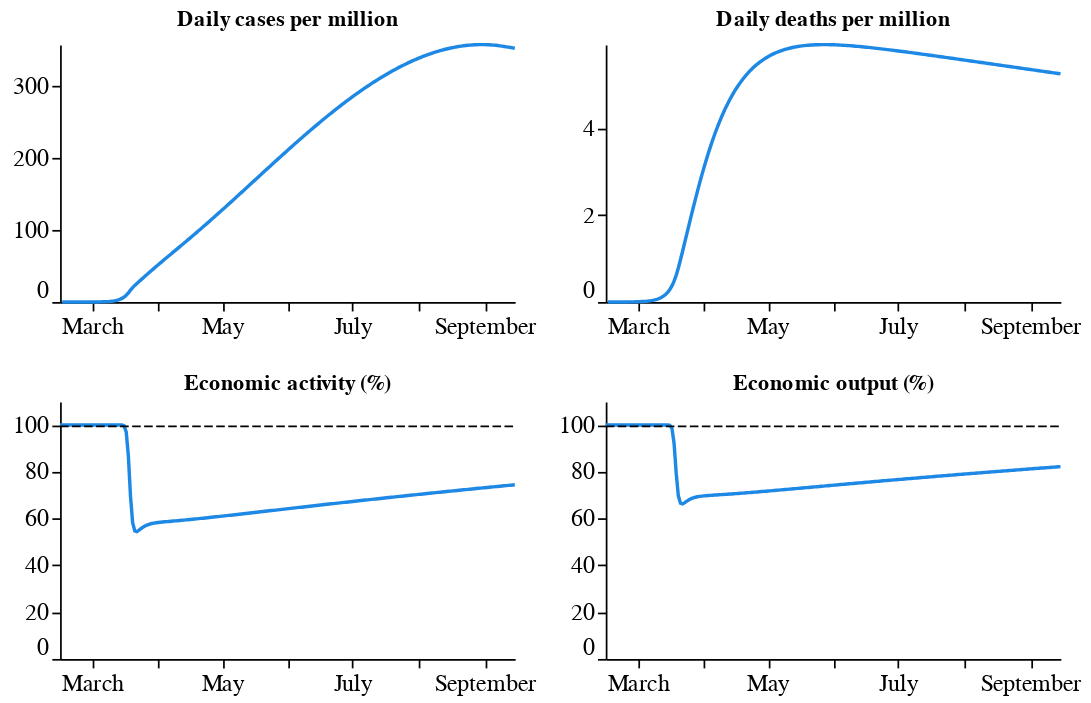

Here is the notebook cell this chart was saved with:
### Code cell
sim_est = model.simulate_path(par_est, T=T0)
viz.outcome_summary(sim_est)

### Figure 1 — Vega-Lite specification as saved in the notebook (floating-point values rounded to 4 significant figures; data arrays with more than 128 entries replaced by an {"elided": "..."} marker saying what was removed)
{"config": {"view": {"strokeWidth": 0}, "axis": {"grid": false, "titleFontSize": 14, "labelFontSize": 14, "domainColor": "black", "labelColor": "black", "tickColor": "black"}, "legend": {"titleFontSize": 14, "labelFontSize": 14}, "axisY": {"labelFlush": true, "minExtent": 30}, "title": {"color": "black"}}, "vconcat": [{"hconcat": [{"data": {"name": "data-d8af054e2d0e1e3ce9a78643a767ce6d"}, "mark": {"type": "line", "color": "#1e88e5"}, "encoding": {"x": {"type": "temporal", "field": "date", "title": null}, "y": {"type": "quantitative", "field": "vals", "scale": {"clamp": true, "domain": [0, 358.4]}, "title": null}}, "height": 150, "title": "Daily cases per million", "width": 265}, {"data": {"name": "data-6a72b4e3982f3c9766ad229ab26dc617"}, "mark": {"type": "line", "color": "#1e88e5"}, "encoding": {"x": {"type": "temporal", "field": "date", "title": null}, "y": {"type": "quantitative", "field": "vals", "scale": {"clamp": true, "domain": [0, 5.931]}, "title": null}}, "height": 150, "title": "Daily deaths per million", "width": 265}], "spacing": 10}, {"hconcat": [{"layer": [{"data": {"name": "data-2390770c0a6fe0c77142f6e26c7cb1e8"}, "mark": {"type": "line", "color": "#1e88e5"}, "encoding": {"x": {"type": "temporal", "field": "date", "title": null}, "y": {"type": "quantitative", "field": "vals", "scale": {"clamp": true, "domain": [0, 110]}, "title": null}}, "height": 150, "title": "Economic activity (%)", "width": 265}, {"data": {"name": "data-99c19121d9c0e62253a7261e8c52aaf4"}, "mark": {"type": "line", "color": "black", "strokeDash": [5, 2], "strokeWidth": 1}, "encoding": {"x": {"type": "temporal", "field": "date"}, "y": {"type": "quantitative", "field": "base"}}}]}, {"layer": [{"data": {"name": "data-0ddc3c7931e3bad7b3064e629666e5a1"}, "mark": {"type": "line", "color": "#1e88e5"}, "encoding": {"x": {"type": "temporal", "field": "date", "title": null}, "y": {"type": "quantitative", "field": "vals", "scale": {"clamp": true, "domain": [0, 110]}, "title": null}}, "height": 150, "title": "Economic output (%)", "width": 265}, {"data": {"name": "data-99c19121d9c0e62253a7261e8c52aaf4"}, "mark": {"type": "line", "color": "black", "strokeDash": [5, 2], "strokeWidth": 1}, "encoding": {"x": {"type": "temporal", "field": "date"}, "y": {"type": "quantitative", "field": "base"}}}]}], "spacing": 10}], "spacing": 20, "$schema": "https://vega.github.io/schema/vega-lite/v4.8.1.json", "datasets": {"data-d8af054e2d0e1e3ce9a78643a767ce6d": {"elided": "214 records"}, "data-6a72b4e3982f3c9766ad229ab26dc617": {"elided": "214 records"}, "data-2390770c0a6fe0c77142f6e26c7cb1e8": {"elided": "214 records"}, "data-99c19121d9c0e62253a7261e8c52aaf4": {"elided": "214 records"}, "data-0ddc3c7931e3bad7b3064e629666e5a1": {"elided": "214 records"}}}
